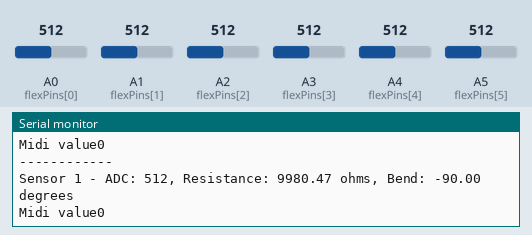
Recording of a sketch running on a simulated Arduino Leonardo, built with avr-gcc and run on an emulated ATmega32U4. Parts: the last lines printed to the serial monitor. Inputs (shaded band) come from the test bench; at power-on: A0 (flexPins[0]) = 512, A1 (flexPins[1]) = 512, A2 (flexPins[2]) = 512, A3 (flexPins[3]) = 512, A4 (flexPins[4]) = 512, A5 (flexPins[5]) = 512.

Above: at 1.2 s.
1.3 s: A0 (flexPins[0]) set to 716
At 1.57 s:
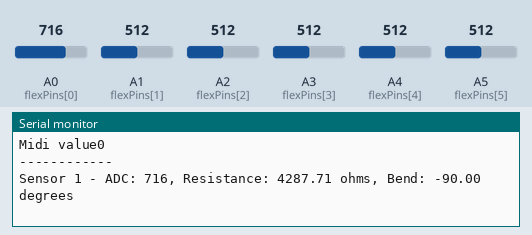
2.8 s: A1 (flexPins[1]) set to 716
At 3.09 s:
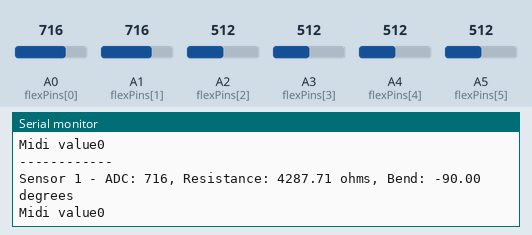
4.3 s: A2 (flexPins[2]) set to 716
At 4.6 s:
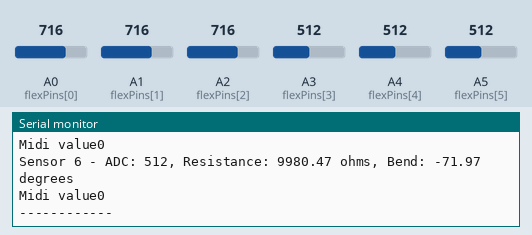
5.8 s: A3 (flexPins[3]) set to 716
7.3 s: A4 (flexPins[4]) set to 716
8.8 s: A5 (flexPins[5]) set to 716
Timing chart, 0 to 11.3 s (numbered marks = the images above; inputs shaded):
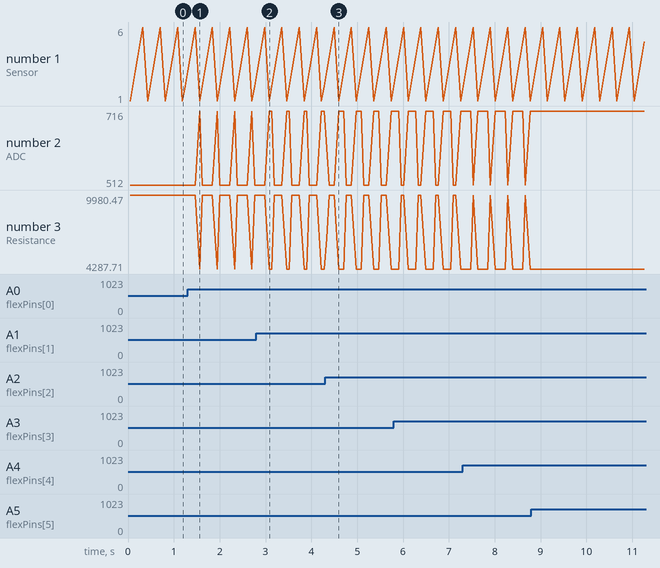

Measured:
- after the input at 1.3 s, the serial monitor: prints a new line after 0.27 s (image 1)
- after the input at 4.3 s, the serial monitor: prints a new line at once (image 3)

The sketch:

_bendy_updated.ino
```cpp
#include "MIDIUSB.h"

// Bend sensors will be mapped to the following MIDI notes: 100, 102, 103, 104, 105, 106
// const byte ccNumbers[6] = {122, 123, 124, 125, 126, 127};

const float VCC = 5.0;
const float R_DIV = 10000.0;

// 模拟口连接
const int flexPins[6] = {A0, A1, A2, A3, A4, A5};

// 每个 bend sensor 的中性、最小和最大电阻值
const float neutralResistance[6] = {821707.31, 477142.87, 625403.75, 40920.85, 103163.72, 49824.56};
const float minResistance[6] = {335608.09, 270000.0, 30.0};
const float maxResistance[6] = {2367049.25, 629375.00, 1237561.00, 79815.63, 108265.90, 110352.95};


void setup() {
  Serial.begin(115200);
  for (int i = 0; i < 3; i++) {
    pinMode(flexPins[i], INPUT);
  }
}

float readAverageFlex(int pin, int samples = 10) {
  long total = 0;
  for (int i = 0; i < samples; i++) {
    total += analogRead(pin);
    delay(5);
  }
  return (float)total / samples;
}

int resistanceToCC(float Rflex, float Rmin, float Rmax) {
  Rflex = constrain(Rflex, Rmin, Rmax);
  return map(Rflex, Rmin, Rmax, 0, 127);
}

// map from neutral…max into 0…127
int resistanceToCC_abs(float Rflex, float Rneutral, float Rmax) {
  if (Rflex <= Rneutral) return 0;
  Rflex = constrain(Rflex, Rneutral, Rmax);
  return map(Rflex, Rneutral, Rmax, 0, 127);
}

// int resistanceToCC_abs(
//   float Rflex,
//   float Rneutral,
//   float Rmin,
//   float Rmax
// ) {
//   // how far you are from “flat” in either direction
//   float distIn  = abs(Rflex - Rneutral);
//   // the furthest possible distance
//   float maxDist = max(Rneutral - Rmin, Rmax - Rneutral);
//   distIn = constrain(distIn, 0, maxDist);
//   // map 0…maxDist to 0…127
//   return map(distIn, 0, maxDist, 0, 127);
// }

void loop() {

  for (int i = 0; i < 6; i++) {

  int sensorIndex = i; // Using only Sensor 0 for MIDI CC 127
  float ADCflex = readAverageFlex(flexPins[sensorIndex]);
  float Vflex = ADCflex * VCC / 1023.0;
  float Rflex = R_DIV * (VCC / Vflex - 1.0);

  float angle = 0.0;
  if (Rflex >= neutralResistance[sensorIndex]) {
    angle = (Rflex - neutralResistance[sensorIndex]) * (90.0 / (maxResistance[sensorIndex] - neutralResistance[sensorIndex]));
  } else {
    angle = (Rflex - neutralResistance[sensorIndex]) * (90.0 / (neutralResistance[sensorIndex] - minResistance[sensorIndex]));
  }

  // Clamp angle
  if (angle > 90) angle = 90;
  if (angle < -90) angle = -90;

  // Map bend angle (-90 to 90) to MIDI CC range (0–127)
  // int midiValue = map(angle, -90, 90, 0, 127);
  // midiValue = constrain(midiValue, 0, 127); // Ensure within MIDI limits

  int midiValue = resistanceToCC_abs(
    Rflex,
    neutralResistance[i],
    maxResistance[i]
  );

  Serial.print("Sensor ");
  Serial.print(i + 1);
  Serial.print(" - ADC: ");
  Serial.print((int)ADCflex);
  Serial.print(", Resistance: ");
  Serial.print(Rflex, 2);
  Serial.print(" ohms, Bend: ");
  Serial.print(angle, 2);
  Serial.println(" degrees");
  Serial.print("Midi value");
  Serial.println(midiValue);

  // Send MIDI CC message
  // midiEventPacket_t cc = {0x0B, 0xB0, 127, midiValue}; // 0xB0 = MIDI CC on channel 1
  // MidiUSB.sendMIDI(cc);
  // MidiUSB.flush();

  if (i == 1) {
  // send CC127 for sensor 2 only
    midiEventPacket_t cc = {0x0B, 0xB0, 110, (byte)midiValue};
    MidiUSB.sendMIDI(cc);
    MidiUSB.flush();
  } else if (i == 0) {

    midiEventPacket_t cc = {0x0B, 0xB0, 111, (byte)midiValue};
    MidiUSB.sendMIDI(cc);
    MidiUSB.flush();
  } else if (i == 2) {
    midiEventPacket_t cc = {0x0B, 0xB0, 112, (byte)midiValue};
    MidiUSB.sendMIDI(cc);
    MidiUSB.flush();
  }  else if (i == 3) {

    midiEventPacket_t cc = {0x0B, 0xB0, 113, (byte)midiValue};
    MidiUSB.sendMIDI(cc);
    MidiUSB.flush();
  } else if (i == 4) {
    midiEventPacket_t cc = {0x0B, 0xB0, 114, (byte)midiValue};
    MidiUSB.sendMIDI(cc);
    MidiUSB.flush();
  } else if (i == 5) {
    midiEventPacket_t cc = {0x0B, 0xB0, 115, (byte)midiValue};
    MidiUSB.sendMIDI(cc);
    MidiUSB.flush();
  } else {
    Serial.println("Do Nothing");
  }

  }

  Serial.println("------------");
  delay(50); // adjust for responsiveness vs. MIDI spam
}
```
